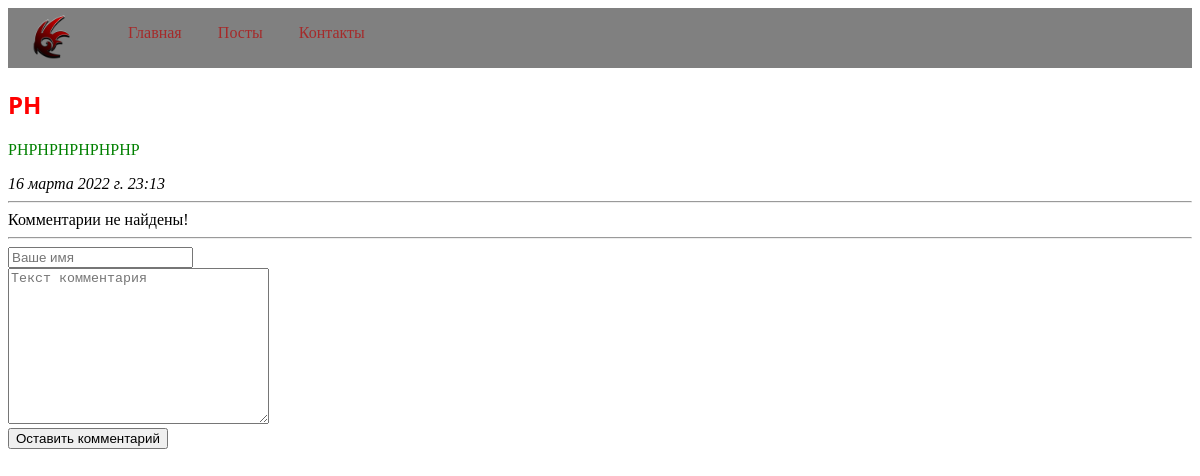
Page /articles/2/ on the earlier database version.
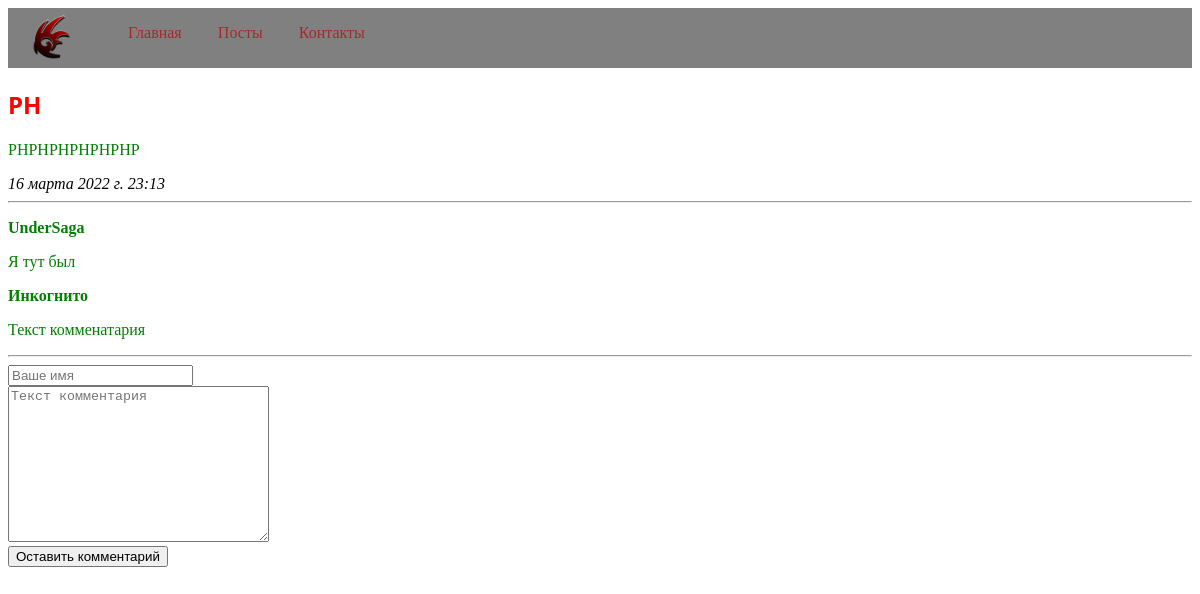
Same page on the later database version.
### MF/apps/articles/models.py (models this page shows, shortened)
class Article(models.Model):
    article_title = models.CharField('Название статьи', max_length=200)
    article_text = models.TextField('Текст статьи')
    pub_date = models.DateTimeField('Дата публикации')
    class Meta:
        verbose_name = "Статья"
        verbose_name_plural = "Статьи"

class Comment(models.Model):
    article = models.ForeignKey(Article, on_delete=models.CASCADE)
    author_name = models.CharField('Автор комментария', max_length=50)
    comment_text = models.CharField('Текст комментария', max_length=200)
    class Meta:
        verbose_name = "Комментарий"
        verbose_name_plural = "Комментарии"

### MF/apps/articles/views.py (the view)
# urls.py: path('<int:article_id>/', views.detail, name='detail'),
def detail(request, article_id):
    try:
        a = Article.objects.get( id = article_id )
    except:
        raise Http404("Статья не найдена!")
    latest_comments_list = a.comment_set.order_by('-id')[:10]
    return render(request, 'articles/detail.html', {'article':a, 'latest_comments_list':latest_comments_list})

### MF/templates/articles/detail.html (shortened to what this page needs)
{% extends 'base.html' %}
{% block content %}
<h2>{{article.article_title}}</h2>
<p>{{article.article_text}}</p>
<em>{{article.pub_date}}</em>
<hr>
{% if latest_comments_list %}
    {% for c in latest_comments_list %}
        <p>
            <strong>{{c.author_name}}</strong>
            <p>{{c.comment_text}}</p>
        </p>
    {% endfor %}
{% else %}
Комментарии не найдены!
{% endif %}
<hr>
<form action="{% url 'articles:leave_comment' article.id %}" method="POST">
    <input type="text" required placeholder="Ваше имя" name="name"><br>
    <textarea name="text" required="" placeholder="Текст комментария" cols="30" rows="10"></textarea><br>
    <button type="submit">Оставить комментарий</button>
</form>
{% endblock %}

### MF/templates/base.html (shortened to what this page needs)
{% load static %}
<!DOCTYPE html>
<html lang="en">
<head>
    <link rel="stylesheet" href="{% static 'css/style.css' %}">
</head>
<body>
    <header>
        <img class="logo" src="{% static 'pngwing.png'%}" alt="logo">
        <ul class="menu__ul">
            <li><a href="/articles/">Главная</a></li>
            <li><a href="/articles/list/">Посты</a></li>
            <li><a href="/articles/contacts/">Контакты</a></li>
        </ul>
    </header>
    {% block content %}{% endblock %}
</body>
</html>

### static/css/style.css (style rules this page uses)
h2 { color: red; font-family: sans; }
p { color: green; font-size: 16; text-decoration: none; }
a { text-decoration: none; size: 70px; color: brown; }
.menu__ul { list-style-type: none; display: flex; justify-content: space-between; width: 20%; color: red; }
header { display: flex; background: gray; }
.logo { display: flex; float: right; width: 80px; }

Differences in the rows shown:
added Comment: author_name "UnderSaga", comment_text "Я тут был"
added Comment: author_name "Инкогнито", comment_text "Текст комменатария"
Other differences:
text no longer shown: "Комментарии не найдены!"
